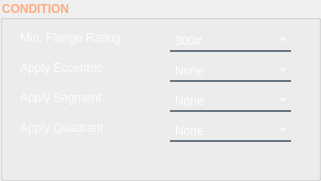
                       <widget class="QGroupBox" name="groupBox_13">
                        <property name="geometry">
                         <rect>
                          <x>470</x>
                          <y>30</y>
                          <width>321</width>
                          <height>181</height>
                         </rect>
                        </property>
                        <property name="font">
                         <font>
                          <family>Arial</family>
                          <weight>75</weight>
                          <bold>true</bold>
                         </font>
                        </property>
                        <property name="styleSheet">
                         <string notr="true">QGroupBox::title {  
	color: rgb(255, 170, 127);
}</string>
                        </property>
                        <property name="title">
                         <string>CONDITION</string>
                        </property>
                        <widget class="QLabel" name="label_24">
                         <property name="geometry">
                          <rect>
                           <x>20</x>
                           <y>30</y>
                           <width>121</width>
                           <height>16</height>
                          </rect>
                         </property>
                         <property name="font">
                          <font>
                           <family>Arial</family>
                          </font>
                         </property>
                         <property name="styleSheet">
                          <string notr="true">color: rgba(255, 255, 255, 210);</string>
                         </property>
                         <property name="text">
                          <string>Min. Flange Rating</string>
                         </property>
                        </widget>
                        <widget class="QComboBox" name="comboBox_18">
                         <property name="geometry">
                          <rect>
                           <x>170</x>
                           <y>30</y>
                           <width>121</width>
                           <height>22</height>
                          </rect>
                         </property>
                         <property name="styleSheet">
                          <string notr="true">background-color:rgba(0, 0, 0, 0);
border:none;
border-bottom:2px solid rgba(105, 118, 132, 255);
color:rgba(255, 255, 255, 230);</string>
                         </property>
                         <item>
                          <property name="text">
                           <string>300#</string>
                          </property>
                         </item>
                         <item>
                          <property name="text">
                           <string>AS PER PIPING SPEC</string>
                          </property>
                         </item>
                        </widget>
                        <widget class="QLabel" name="label_25">
                         <property name="geometry">
                          <rect>
                           <x>20</x>
                           <y>60</y>
                           <width>121</width>
                           <height>16</height>
                          </rect>
                         </property>
                         <property name="font">
                          <font>
                           <family>Arial</family>
                          </font>
                         </property>
                         <property name="styleSheet">
                          <string notr="true">color: rgba(255, 255, 255, 210);</string>
                         </property>
                         <property name="text">
                          <string>Apply Eccentric</string>
                         </property>
                        </widget>
                        <widget class="QComboBox" name="comboBox_20">
                         <property name="geometry">
                          <rect>
                           <x>170</x>
                           <y>60</y>
                           <width>121</width>
                           <height>22</height>
                          </rect>
                         </property>
                         <property name="styleSheet">
                          <string notr="true">background-color:rgba(0, 0, 0, 0);
border:none;
border-bottom:2px solid rgba(105, 118, 132, 255);
color:rgba(255, 255, 255, 230);</string>
                         </property>
                         <item>
                          <property name="text">
                           <string>None</string>
                          </property>
                         </item>
                         <item>
                          <property name="text">
                           <string>Above 300 cP</string>
                          </property>
                         </item>
                         <item>
                          <property name="text">
                           <string>Above 1000 cP</string>
                          </property>
                         </item>
                        </widget>
                        <widget class="QComboBox" name="comboBox_21">
                         <property name="geometry">
                          <rect>
                           <x>170</x>
                           <y>90</y>
                           <width>121</width>
                           <height>22</height>
                          </rect>
                         </property>
                         <property name="styleSheet">
                          <string notr="true">background-color:rgba(0, 0, 0, 0);
border:none;
border-bottom:2px solid rgba(105, 118, 132, 255);
color:rgba(255, 255, 255, 230);</string>
                         </property>
                         <item>
                          <property name="text">
                           <string>None</string>
                          </property>
                         </item>
                         <item>
                          <property name="text">
                           <string>Above 300 cP</string>
                          </property>
                         </item>
                         <item>
                          <property name="text">
                           <string>Above 1000 cP</string>
                          </property>
                         </item>
                        </widget>
                        <widget class="QLabel" name="label_26">
                         <property name="geometry">
                          <rect>
                           <x>20</x>
                           <y>90</y>
                           <width>121</width>
                           <height>16</height>
                          </rect>
                         </property>
                         <property name="font">
                          <font>
                           <family>Arial</family>
                          </font>
                         </property>
                         <property name="styleSheet">
                          <string notr="true">color: rgba(255, 255, 255, 210);</string>
                         </property>
                         <property name="text">
                          <string>Apply Segment</string>
                         </property>
                        </widget>
                        <widget class="QComboBox" name="comboBox_22">
                         <property name="geometry">
                          <rect>
                           <x>170</x>
                           <y>120</y>
                           <width>121</width>
                           <height>22</height>
                          </rect>
                         </property>
                         <property name="styleSheet">
                          <string notr="true">background-color:rgba(0, 0, 0, 0);
border:none;
border-bottom:2px solid rgba(105, 118, 132, 255);
color:rgba(255, 255, 255, 230);</string>
                         </property>
                         <item>
                          <property name="text">
                           <string>None</string>
                          </property>
                         </item>
                         <item>
                          <property name="text">
                           <string>Above 300 cP</string>
                          </property>
                         </item>
                         <item>
                          <property name="text">
                           <string>Above 1000 cP</string>
                          </property>
                         </item>
                        </widget>
                        <widget class="QLabel" name="label_27">
                         <property name="geometry">
                          <rect>
                           <x>20</x>
                           <y>120</y>
                           <width>121</width>
                           <height>16</height>
                          </rect>
                         </property>
                         <property name="font">
                          <font>
                           <family>Arial</family>
                          </font>
                         </property>
                         <property name="styleSheet">
                          <string notr="true">color: rgba(255, 255, 255, 210);</string>
                         </property>
                         <property name="text">
                          <string>Apply Quadrant</string>
                         </property>
                        </widget>
                       </widget>
